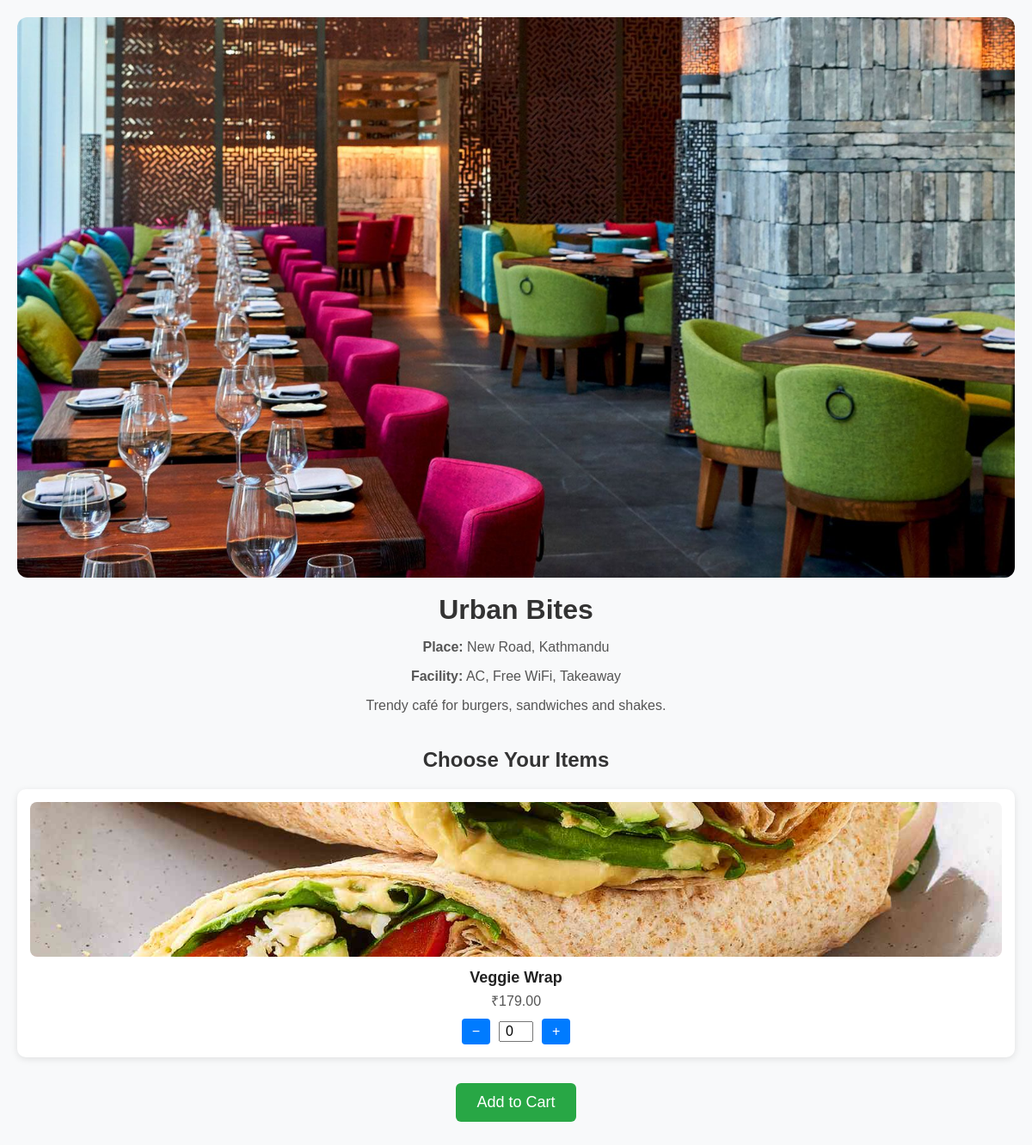
/restaurant_detail/3 (signed in), run on the app's committed database.
### creation/models.py (models this page shows, shortened)
class Restaurant(models.Model):
    name=models.CharField(max_length=100)
    description=models.TextField()
    image=models.CharField(max_length=200)
    place=models.CharField(max_length=100)
    facility=models.TextField(max_length=225)
    class Meta:
        ordering =['id']

class MenuItem(models.Model):
    restaurant = models.ForeignKey(Restaurant,on_delete=models.CASCADE)
    id=models.AutoField(primary_key=True)
    name=models.CharField(max_length=200)
    description=models.TextField()
    price=models.DecimalField(max_digits=10,decimal_places=2)
    image=models.CharField(max_length=255)
    class Meta:
        unique_together = ('restaurant', 'name')

### creation/views.py (the view)
# urls.py: path('restaurant_detail/<int:restaurant_id>',views.restaurant_detail,name='restaurant_detail'),
@login_required
def restaurant_detail(request, restaurant_id):
    restaurant = get_object_or_404(Restaurant, id=restaurant_id)
    menu_items =MenuItem.objects.filter(restaurant=restaurant)
    return render(request, 'restaurant_detail.html', {
        'restaurant': restaurant,
        'menu_items': menu_items,
    })

### creation/templates/restaurant_detail.html (shortened to what this page needs)
{% load static %}
<!DOCTYPE html>
<html lang="en">
<head>
</head>
<body>
<div class="restaurant-header">
  <img src="{% static 'creation/images/' %}{{ restaurant.image }}" alt="{{ restaurant.name }}">
  <h1>{{ restaurant.name }}</h1>
  <p><strong>Place:</strong> {{ restaurant.place }}</p>
  <p><strong>Facility:</strong> {{ restaurant.facility }}</p>
  <p>{{ restaurant.description }}</p>
</div>
<h2>Choose Your Items</h2>
<form method="POST" action="{% url 'add_to_cart' %}">
  <div class="menu-grid">
    {% for item in menu_items %}
      <div class="menu-card">
        <img src="{% static 'creation/images/' %}{{ item.image }}" alt="{{ item.name }}">
        <h3>{{ item.name }}</h3>
        <p>₹{{ item.price }}</p>
        <div class="quantity-controls">
          <button type="button" onclick="decreaseQty('{{ item.id }}')">−</button>
          <input type="number" name="item_{{ item.id }}" id="qty_{{ item.id }}" value="0" min="0">
          <button type="button" onclick="increaseQty('{{ item.id }}')">+</button>
        </div>
      </div>
    {% endfor %}
  </div>
  <input type="submit" value="Add to Cart" class="submit-button">
</form>
</body>
</html>

### creation/templates/restaurant_detail.html (style rules this page uses)
* { box-sizing: border-box; }
body { font-family: Arial, sans-serif; background-color: #f8f9fa; margin: 0; padding: 20px; color: #333; }
.restaurant-header { text-align: center; margin-bottom: 30px; }
.restaurant-header img { max-width: 100%; height: auto; border-radius: 12px; margin-bottom: 15px; }
.restaurant-header h1 { margin: 0; font-size: 32px; }
.restaurant-header p { font-size: 16px; color: #555; }
h2 { margin-top: 40px; font-size: 24px; text-align: center; }
form { margin-top: 20px; }
.menu-grid { display: grid; grid-template-columns: repeat(auto-fit, minmax(250px, 1fr)); gap: 20px; }
.menu-card { background: #fff; border-radius: 10px; padding: 15px; box-shadow: 0 2px 8px rgba(0,0,0,0.1); text-align: center; }
.menu-card img { width: 100%; height: 180px; object-fit: cover; border-radius: 8px; }
.menu-card h3 { margin: 10px 0 5px; font-size: 18px; color: #222; }
.menu-card p { margin: 0 0 10px; color: #555; }
.quantity-controls { display: flex; align-items: center; justify-content: center; margin-top: 10px; }
.quantity-controls button { padding: 6px 12px; font-size: 16px; border: none; background: #007bff; color: white; border-radius: 4px; cursor: pointer; }
.quantity-controls input { width: 40px; text-align: center; font-size: 16px; margin: 0 10px; }
.submit-button { display: block; margin: 30px auto; padding: 12px 24px; font-size: 18px; background-color: #28a745; color: white; border: none; border-radius: 6px; cursor: pointer; }

### data on the page
Restaurant: image (picture), name "Urban Bites", place "New Road, Kathmandu", facility "AC, Free WiFi, Takeaway", description "Trendy café for burgers, sandwiches and shakes."
MenuItem: image (picture), name "Veggie Wrap", price "179.00"
